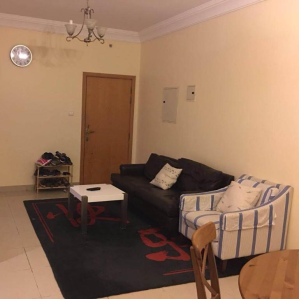
#> input picture Room Tiddyness Classifier/images/train/clean/45.png, 299 x 299 px, found by its file name
$ jupyter execute --allow-errors 'SK Learn Classifier.ipynb'
#> lines starting #> are read from the running program, lines starting #| are printed output that depends on the picture
[cell 1]
import numpy as np # linear algebra
import pandas as pd # data processing, CSV file I/O (e.g. pd.read_csv)
import matplotlib.pyplot as plt
import cv2
import os
from random import shuffle
from tqdm import tqdm
from PIL import Image

[cell 2]
# To store the Paths
train_messy = "images/train/messy"
train_clean= "images/train/clean"
test_messy= "images/val/messy"
test_clean= "images/val/clean"
# image_size = 128

[cell 3]
# ex of a messy room
Image.open("images/train/messy/45.png")

[cell 4]
# ex of a clean room
Image.open("images/train/clean/45.png")

[cell 5]
print(os.listdir(train_messy))

[cell 6]
print(os.path.join(train_messy,'67'))

[cell 7]
# tqdm is for progress bar
# size i saw from andrew ng
for image in tqdm(os.listdir(train_messy)):
    path = os.path.join(train_messy, image)
    img = cv2.imread(path, cv2.IMREAD_GRAYSCALE)
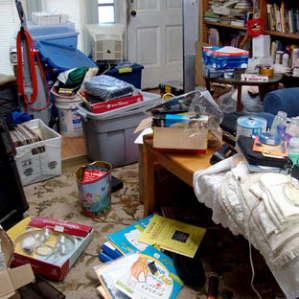
#> input picture Room Tiddyness Classifier/images/train/messy/0.png, 299 x 299 px
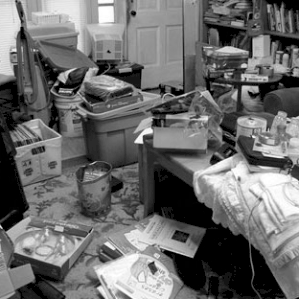
#> img: shape (299, 299); min 0, max 255, mean 106.9
    np_img=np.array(img)
    image_size = np_img.shape[0]
#> image_size = 299
    img = cv2.resize(img, (image_size, image_size)).flatten()

for image2 in tqdm(os.listdir(train_clean)):
    path = os.path.join(train_clean, image2)
    img2 = cv2.imread(path, cv2.IMREAD_GRAYSCALE)
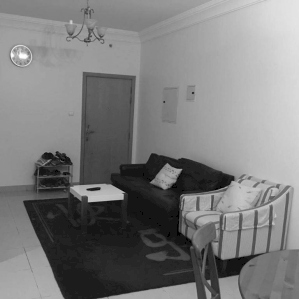
#> img2: shape (299, 299); min 0, max 254, mean 124.1
    np_img2=np.array(img2)
    image_size = np_img.shape[0]
    img2 = cv2.resize(img2, (image_size, image_size)).flatten()

# print(image_size)
# just plotting
plt.figure(figsize=(10,10))
plt.subplot(1, 2, 1)
plt.imshow(np_img.reshape(image_size, image_size))
plt.axis('off')
plt.subplot(1, 2, 2)
plt.imshow(np_img2.reshape(image_size, image_size))
# plt.axis('off')
plt.title("Messy and Clean Rooms in GrayScale")
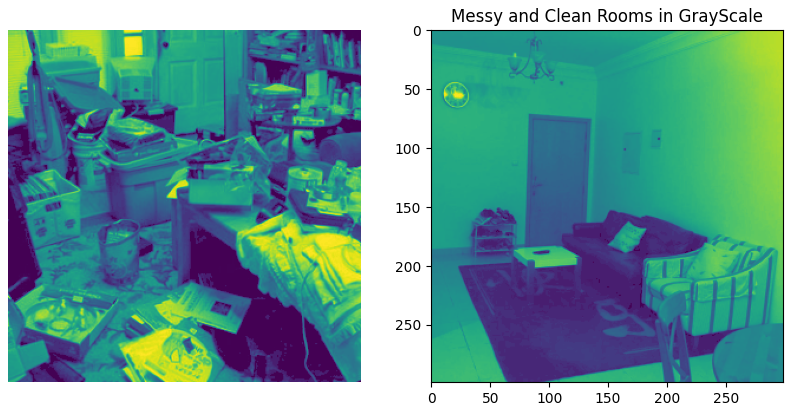
#> figure drawn by matplotlib, 2 panels

[cell 8]
print(image_size)
#| 299

[cell 9]
# Train Data
def train_data1():
    train_data_messy = []
    train_data_clean=[]
    for image1 in tqdm(os.listdir(train_messy)):
        path = os.path.join(train_messy, image)
        img1 = cv2.imread(path, cv2.IMREAD_GRAYSCALE)
        img1 = cv2.resize(img1, (image_size, image_size))
        train_data_messy.append(img1)

    for image2 in tqdm(os.listdir(train_clean)):
        path = os.path.join(train_clean, image)
        img2 = cv2.imread(path, cv2.IMREAD_GRAYSCALE)
        img2 = cv2.resize(img2, (image_size, image_size))
        train_data_clean.append(img2)

    train_data= np.concatenate((np.asarray(train_data_messy),np.asarray(train_data_clean)),axis=0)
    return train_data

[cell 10]
# Test Data
def test_data1():
    test_data_messy = []
    test_data_clean=[]

    for image1 in tqdm(os.listdir(test_messy)):
        path = os.path.join(test_messy, image1)
        img1 = cv2.imread(path, cv2.IMREAD_GRAYSCALE)
        img1 = cv2.resize(img1, (image_size, image_size))
        test_data_messy.append(img1)
    for image2 in tqdm(os.listdir(test_clean)):
        path = os.path.join(test_clean, image2)
        img2 = cv2.imread(path, cv2.IMREAD_GRAYSCALE)
        img2 = cv2.resize(img2, (image_size, image_size))
        test_data_clean.append(img2)

    test_data= np.concatenate((np.asarray(test_data_messy),np.asarray(test_data_clean)),axis=0)
    return test_data

[cell 11]
train_data = train_data1()
#print(train_data)
test_data = test_data1()

[cell 12]
x_data=np.concatenate((train_data,test_data),axis=0)
# print(x_data)
#x_data = (x_data-np.min(x_data))/(np.max(x_data)-np.min(x_data))  # normalize data
x_data = x_data/255
# print(x_data)

[cell 13]
z1 = np.zeros(96)
o1 = np.ones(96)
Y_train = np.concatenate((o1, z1), axis=0)
z = np.zeros(10)
o = np.ones(10)
Y_test = np.concatenate((o, z), axis=0)

#> (a cell that did not finish here is left out)

[cell 15]
print("X shape: " , x_data.shape)
#| X shape:  (4, 299, 299)
